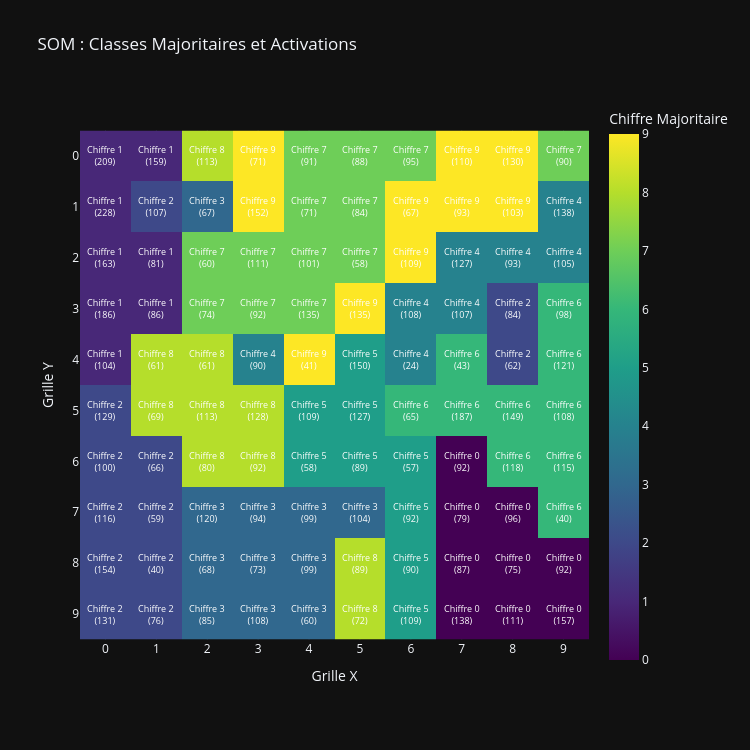

This figure's notebook cell:
### Markdown cell above
### 4. Visualisation : Cartographie des classes majoritaires

### Code cell
neuron_classes = np.zeros(som.n_neurons)
neuron_counts = np.zeros(som.n_neurons)

for c in range(som.n_neurons):
    samples_in_c = np.where(latent.array == c)[0]
    if len(samples_in_c) > 0:
        labels_in_c = digit_labels[samples_in_c]
        counts = np.bincount(labels_in_c)
        neuron_classes[c] = np.argmax(counts)
        neuron_counts[c] = len(samples_in_c)
    else:
        neuron_classes[c] = -1

grid_classes = neuron_classes.reshape(grid_shape)
grid_counts = neuron_counts.reshape(grid_shape)
grid_display = np.where(grid_classes >= 0, grid_classes, np.nan)

fig = px.imshow(
    grid_display,
    labels=dict(x="Grille X", y="Grille Y", color="Chiffre Majoritaire"),
    x=[str(i) for i in range(grid_shape[1])],
    y=[str(i) for i in range(grid_shape[0])],
    color_continuous_scale="Viridis",
    aspect="equal",
    title="SOM : Classes Majoritaires et Activations"
)

for r in range(grid_shape[0]):
    for c in range(grid_shape[1]):
        count = int(grid_counts[r, c])
        digit = int(grid_classes[r, c]) if grid_classes[r, c] >= 0 else ""
        label_text = f"Chiffre {digit}<br>({count})" if digit != "" else ""
        fig.add_annotation(
            x=c, y=r,
            text=label_text,
            showarrow=False,
            font=dict(color="white", size=9)
        )

fig.update_layout(width=750, height=750, template="plotly_dark")
fig.show()

### Figure 1 — Plotly figure (JSON) as saved in the notebook; plotly's stock layout.template omitted (floating-point values rounded to 4 significant figures)
{"data": [{"coloraxis": "coloraxis", "hovertemplate": "Grille X: %{x}<br>Grille Y: %{y}<br>Chiffre Majoritaire: %{z}<extra></extra>", "name": "0", "type": "heatmap", "x": ["0", "1", "2", "3", "4", "5", "6", "7", "8", "9"], "xaxis": "x", "y": ["0", "1", "2", "3", "4", "5", "6", "7", "8", "9"], "yaxis": "y", "z": [[1.0, 1.0, 8.0, 9.0, 7.0, 7.0, 7.0, 9.0, 9.0, 7.0], [1.0, 2.0, 3.0, 9.0, 7.0, 7.0, 9.0, 9.0, 9.0, 4.0], [1.0, 1.0, 7.0, 7.0, 7.0, 7.0, 9.0, 4.0, 4.0, 4.0], [1.0, 1.0, 7.0, 7.0, 7.0, 9.0, 4.0, 4.0, 2.0, 6.0], [1.0, 8.0, 8.0, 4.0, 9.0, 5.0, 4.0, 6.0, 2.0, 6.0], [2.0, 8.0, 8.0, 8.0, 5.0, 5.0, 6.0, 6.0, 6.0, 6.0], [2.0, 2.0, 8.0, 8.0, 5.0, 5.0, 5.0, 0.0, 6.0, 6.0], [2.0, 2.0, 3.0, 3.0, 3.0, 3.0, 5.0, 0.0, 0.0, 6.0], [2.0, 2.0, 3.0, 3.0, 3.0, 8.0, 5.0, 0.0, 0.0, 0.0], [2.0, 2.0, 3.0, 3.0, 3.0, 8.0, 5.0, 0.0, 0.0, 0.0]]}], "layout": {"annotations": [{"font": {"color": "white", "size": 9}, "showarrow": false, "text": "Chiffre 1<br>(209)", "x": 0, "y": 0}, {"font": {"color": "white", "size": 9}, "showarrow": false, "text": "Chiffre 1<br>(159)", "x": 1, "y": 0}, {"font": {"color": "white", "size": 9}, "showarrow": false, "text": "Chiffre 8<br>(113)", "x": 2, "y": 0}, {"font": {"color": "white", "size": 9}, "showarrow": false, "text": "Chiffre 9<br>(71)", "x": 3, "y": 0}, {"font": {"color": "white", "size": 9}, "showarrow": false, "text": "Chiffre 7<br>(91)", "x": 4, "y": 0}, {"font": {"color": "white", "size": 9}, "showarrow": false, "text": "Chiffre 7<br>(88)", "x": 5, "y": 0}, {"font": {"color": "white", "size": 9}, "showarrow": false, "text": "Chiffre 7<br>(95)", "x": 6, "y": 0}, {"font": {"color": "white", "size": 9}, "showarrow": false, "text": "Chiffre 9<br>(110)", "x": 7, "y": 0}, {"font": {"color": "white", "size": 9}, "showarrow": false, "text": "Chiffre 9<br>(130)", "x": 8, "y": 0}, {"font": {"color": "white", "size": 9}, "showarrow": false, "text": "Chiffre 7<br>(90)", "x": 9, "y": 0}, {"font": {"color": "white", "size": 9}, "showarrow": false, "text": "Chiffre 1<br>(228)", "x": 0, "y": 1}, {"font": {"color": "white", "size": 9}, "showarrow": false, "text": "Chiffre 2<br>(107)", "x": 1, "y": 1}, {"font": {"color": "white", "size": 9}, "showarrow": false, "text": "Chiffre 3<br>(67)", "x": 2, "y": 1}, {"font": {"color": "white", "size": 9}, "showarrow": false, "text": "Chiffre 9<br>(152)", "x": 3, "y": 1}, {"font": {"color": "white", "size": 9}, "showarrow": false, "text": "Chiffre 7<br>(71)", "x": 4, "y": 1}, {"font": {"color": "white", "size": 9}, "showarrow": false, "text": "Chiffre 7<br>(84)", "x": 5, "y": 1}, {"font": {"color": "white", "size": 9}, "showarrow": false, "text": "Chiffre 9<br>(67)", "x": 6, "y": 1}, {"font": {"color": "white", "size": 9}, "showarrow": false, "text": "Chiffre 9<br>(93)", "x": 7, "y": 1}, {"font": {"color": "white", "size": 9}, "showarrow": false, "text": "Chiffre 9<br>(103)", "x": 8, "y": 1}, {"font": {"color": "white", "size": 9}, "showarrow": false, "text": "Chiffre 4<br>(138)", "x": 9, "y": 1}, {"font": {"color": "white", "size": 9}, "showarrow": false, "text": "Chiffre 1<br>(163)", "x": 0, "y": 2}, {"font": {"color": "white", "size": 9}, "showarrow": false, "text": "Chiffre 1<br>(81)", "x": 1, "y": 2}, {"font": {"color": "white", "size": 9}, "showarrow": false, "text": "Chiffre 7<br>(60)", "x": 2, "y": 2}, {"font": {"color": "white", "size": 9}, "showarrow": false, "text": "Chiffre 7<br>(111)", "x": 3, "y": 2}, {"font": {"color": "white", "size": 9}, "showarrow": false, "text": "Chiffre 7<br>(101)", "x": 4, "y": 2}, {"font": {"color": "white", "size": 9}, "showarrow": false, "text": "Chiffre 7<br>(58)", "x": 5, "y": 2}, {"font": {"color": "white", "size": 9}, "showarrow": false, "text": "Chiffre 9<br>(109)", "x": 6, "y": 2}, {"font": {"color": "white", "size": 9}, "showarrow": false, "text": "Chiffre 4<br>(127)", "x": 7, "y": 2}, {"font": {"color": "white", "size": 9}, "showarrow": false, "text": "Chiffre 4<br>(93)", "x": 8, "y": 2}, {"font": {"color": "white", "size": 9}, "showarrow": false, "text": "Chiffre 4<br>(105)", "x": 9, "y": 2}, {"font": {"color": "white", "size": 9}, "showarrow": false, "text": "Chiffre 1<br>(186)", "x": 0, "y": 3}, {"font": {"color": "white", "size": 9}, "showarrow": false, "text": "Chiffre 1<br>(86)", "x": 1, "y": 3}, {"font": {"color": "white", "size": 9}, "showarrow": false, "text": "Chiffre 7<br>(74)", "x": 2, "y": 3}, {"font": {"color": "white", "size": 9}, "showarrow": false, "text": "Chiffre 7<br>(92)", "x": 3, "y": 3}, {"font": {"color": "white", "size": 9}, "showarrow": false, "text": "Chiffre 7<br>(135)", "x": 4, "y": 3}, {"font": {"color": "white", "size": 9}, "showarrow": false, "text": "Chiffre 9<br>(135)", "x": 5, "y": 3}, {"font": {"color": "white", "size": 9}, "showarrow": false, "text": "Chiffre 4<br>(108)", "x": 6, "y": 3}, {"font": {"color": "white", "size": 9}, "showarrow": false, "text": "Chiffre 4<br>(107)", "x": 7, "y": 3}, {"font": {"color": "white", "size": 9}, "showarrow": false, "text": "Chiffre 2<br>(84)", "x": 8, "y": 3}, {"font": {"color": "white", "size": 9}, "showarrow": false, "text": "Chiffre 6<br>(98)", "x": 9, "y": 3}, {"font": {"color": "white", "size": 9}, "showarrow": false, "text": "Chiffre 1<br>(104)", "x": 0, "y": 4}, {"font": {"color": "white", "size": 9}, "showarrow": false, "text": "Chiffre 8<br>(61)", "x": 1, "y": 4}, {"font": {"color": "white", "size": 9}, "showarrow": false, "text": "Chiffre 8<br>(61)", "x": 2, "y": 4}, {"font": {"color": "white", "size": 9}, "showarrow": false, "text": "Chiffre 4<br>(90)", "x": 3, "y": 4}, {"font": {"color": "white", "size": 9}, "showarrow": false, "text": "Chiffre 9<br>(41)", "x": 4, "y": 4}, {"font": {"color": "white", "size": 9}, "showarrow": false, "text": "Chiffre 5<br>(150)", "x": 5, "y": 4}, {"font": {"color": "white", "size": 9}, "showarrow": false, "text": "Chiffre 4<br>(24)", "x": 6, "y": 4}, {"font": {"color": "white", "size": 9}, "showarrow": false, "text": "Chiffre 6<br>(43)", "x": 7, "y": 4}, {"font": {"color": "white", "size": 9}, "showarrow": false, "text": "Chiffre 2<br>(62)", "x": 8, "y": 4}, {"font": {"color": "white", "size": 9}, "showarrow": false, "text": "Chiffre 6<br>(121)", "x": 9, "y": 4}, {"font": {"color": "white", "size": 9}, "showarrow": false, "text": "Chiffre 2<br>(129)", "x": 0, "y": 5}, {"font": {"color": "white", "size": 9}, "showarrow": false, "text": "Chiffre 8<br>(69)", "x": 1, "y": 5}, {"font": {"color": "white", "size": 9}, "showarrow": false, "text": "Chiffre 8<br>(113)", "x": 2, "y": 5}, {"font": {"color": "white", "size": 9}, "showarrow": false, "text": "Chiffre 8<br>(128)", "x": 3, "y": 5}, {"font": {"color": "white", "size": 9}, "showarrow": false, "text": "Chiffre 5<br>(109)", "x": 4, "y": 5}, {"font": {"color": "white", "size": 9}, "showarrow": false, "text": "Chiffre 5<br>(127)", "x": 5, "y": 5}, {"font": {"color": "white", "size": 9}, "showarrow": false, "text": "Chiffre 6<br>(65)", "x": 6, "y": 5}, {"font": {"color": "white", "size": 9}, "showarrow": false, "text": "Chiffre 6<br>(187)", "x": 7, "y": 5}, {"font": {"color": "white", "size": 9}, "showarrow": false, "text": "Chiffre 6<br>(149)", "x": 8, "y": 5}, {"font": {"color": "white", "size": 9}, "showarrow": false, "text": "Chiffre 6<br>(108)", "x": 9, "y": 5}, {"font": {"color": "white", "size": 9}, "showarrow": false, "text": "Chiffre 2<br>(100)", "x": 0, "y": 6}, {"font": {"color": "white", "size": 9}, "showarrow": false, "text": "Chiffre 2<br>(66)", "x": 1, "y": 6}, {"font": {"color": "white", "size": 9}, "showarrow": false, "text": "Chiffre 8<br>(80)", "x": 2, "y": 6}, {"font": {"color": "white", "size": 9}, "showarrow": false, "text": "Chiffre 8<br>(92)", "x": 3, "y": 6}, {"font": {"color": "white", "size": 9}, "showarrow": false, "text": "Chiffre 5<br>(58)", "x": 4, "y": 6}, {"font": {"color": "white", "size": 9}, "showarrow": false, "text": "Chiffre 5<br>(89)", "x": 5, "y": 6}, {"font": {"color": "white", "size": 9}, "showarrow": false, "text": "Chiffre 5<br>(57)", "x": 6, "y": 6}, {"font": {"color": "white", "size": 9}, "showarrow": false, "text": "Chiffre 0<br>(92)", "x": 7, "y": 6}, {"font": {"color": "white", "size": 9}, "showarrow": false, "text": "Chiffre 6<br>(118)", "x": 8, "y": 6}, {"font": {"color": "white", "size": 9}, "showarrow": false, "text": "Chiffre 6<br>(115)", "x": 9, "y": 6}, {"font": {"color": "white", "size": 9}, "showarrow": false, "text": "Chiffre 2<br>(116)", "x": 0, "y": 7}, {"font": {"color": "white", "size": 9}, "showarrow": false, "text": "Chiffre 2<br>(59)", "x": 1, "y": 7}, {"font": {"color": "white", "size": 9}, "showarrow": false, "text": "Chiffre 3<br>(120)", "x": 2, "y": 7}, {"font": {"color": "white", "size": 9}, "showarrow": false, "text": "Chiffre 3<br>(94)", "x": 3, "y": 7}, {"font": {"color": "white", "size": 9}, "showarrow": false, "text": "Chiffre 3<br>(99)", "x": 4, "y": 7}, {"font": {"color": "white", "size": 9}, "showarrow": false, "text": "Chiffre 3<br>(104)", "x": 5, "y": 7}, {"font": {"color": "white", "size": 9}, "showarrow": false, "text": "Chiffre 5<br>(92)", "x": 6, "y": 7}, {"font": {"color": "white", "size": 9}, "showarrow": false, "text": "Chiffre 0<br>(79)", "x": 7, "y": 7}, {"font": {"color": "white", "size": 9}, "showarrow": false, "text": "Chiffre 0<br>(96)", "x": 8, "y": 7}, {"font": {"color": "white", "size": 9}, "showarrow": false, "text": "Chiffre 6<br>(40)", "x": 9, "y": 7}, {"font": {"color": "white", "size": 9}, "showarrow": false, "text": "Chiffre 2<br>(154)", "x": 0, "y": 8}, {"font": {"color": "white", "size": 9}, "showarrow": false, "text": "Chiffre 2<br>(40)", "x": 1, "y": 8}, {"font": {"color": "white", "size": 9}, "showarrow": false, "text": "Chiffre 3<br>(68)", "x": 2, "y": 8}, {"font": {"color": "white", "size": 9}, "showarrow": false, "text": "Chiffre 3<br>(73)", "x": 3, "y": 8}, {"font": {"color": "white", "size": 9}, "showarrow": false, "text": "Chiffre 3<br>(99)", "x": 4, "y": 8}, {"font": {"color": "white", "size": 9}, "showarrow": false, "text": "Chiffre 8<br>(89)", "x": 5, "y": 8}, {"font": {"color": "white", "size": 9}, "showarrow": false, "text": "Chiffre 5<br>(90)", "x": 6, "y": 8}, {"font": {"color": "white", "size": 9}, "showarrow": false, "text": "Chiffre 0<br>(87)", "x": 7, "y": 8}, {"font": {"color": "white", "size": 9}, "showarrow": false, "text": "Chiffre 0<br>(75)", "x": 8, "y": 8}, {"font": {"color": "white", "size": 9}, "showarrow": false, "text": "Chiffre 0<br>(92)", "x": 9, "y": 8}, {"font": {"color": "white", "size": 9}, "showarrow": false, "text": "Chiffre 2<br>(131)", "x": 0, "y": 9}, {"font": {"color": "white", "size": 9}, "showarrow": false, "text": "Chiffre 2<br>(76)", "x": 1, "y": 9}, {"font": {"color": "white", "size": 9}, "showarrow": false, "text": "Chiffre 3<br>(85)", "x": 2, "y": 9}, {"font": {"color": "white", "size": 9}, "showarrow": false, "text": "Chiffre 3<br>(108)", "x": 3, "y": 9}, {"font": {"color": "white", "size": 9}, "showarrow": false, "text": "Chiffre 3<br>(60)", "x": 4, "y": 9}, {"font": {"color": "white", "size": 9}, "showarrow": false, "text": "Chiffre 8<br>(72)", "x": 5, "y": 9}, {"font": {"color": "white", "size": 9}, "showarrow": false, "text": "Chiffre 5<br>(109)", "x": 6, "y": 9}, {"font": {"color": "white", "size": 9}, "showarrow": false, "text": "Chiffre 0<br>(138)", "x": 7, "y": 9}, {"font": {"color": "white", "size": 9}, "showarrow": false, "text": "Chiffre 0<br>(111)", "x": 8, "y": 9}, {"font": {"color": "white", "size": 9}, "showarrow": false, "text": "Chiffre 0<br>(157)", "x": 9, "y": 9}], "coloraxis": {"autocolorscale": false, "colorbar": {"title": {"text": "Chiffre Majoritaire"}}, "colorscale": [[0, "#440154"], [0.1111, "#482878"], [0.2222, "#3e4989"], [0.3333, "#31688e"], [0.4444, "#26828e"], [0.5556, "#1f9e89"], [0.6667, "#35b779"], [0.7778, "#6ece58"], [0.8889, "#b5de2b"], [1, "#fde725"]]}, "height": 750, "title": {"text": "SOM : Classes Majoritaires et Activations"}, "width": 750, "xaxis": {"anchor": "y", "constrain": "domain", "domain": [0, 1], "scaleanchor": "y", "title": {"text": "Grille X"}}, "yaxis": {"anchor": "x", "autorange": "reversed", "constrain": "domain", "domain": [0, 1], "title": {"text": "Grille Y"}}}}
